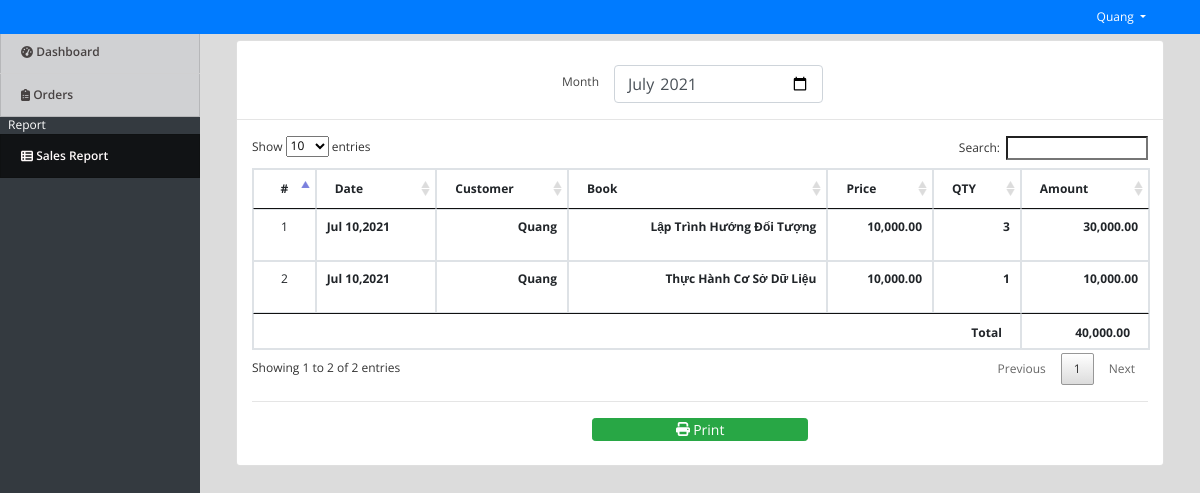
The app's page /admin/index.php?page=sales_report (signed in) with its own data.
### tables this page shows
CREATE TABLE `order_list` (
  `id` int(30) NOT NULL,
  `order_id` int(30) NOT NULL,
  `book_id` int(30) NOT NULL,
  `qty` int(30) NOT NULL,
  `price` float NOT NULL
);

CREATE TABLE `orders` (
  `id` int(30) NOT NULL,
  `customer_id` int(30) NOT NULL,
  `address` text NOT NULL,
  `total_amount` float NOT NULL,
  `status` tinyint(1) NOT NULL DEFAULT 0,
  `date_created` datetime NOT NULL DEFAULT current_timestamp()
);

CREATE TABLE `customers` (
  `id` int(30) NOT NULL,
  `name` text NOT NULL,
  `address` text NOT NULL,
  `contact` varchar(100) NOT NULL,
  `email` varchar(150) NOT NULL,
  `password` text NOT NULL,
  `date_created` datetime NOT NULL DEFAULT current_timestamp()
);

CREATE TABLE `books` (
  `id` int(30) NOT NULL,
  `category_ids` int(11) NOT NULL,
  `title` varchar(200) NOT NULL,
  `author` text NOT NULL,
  `description` text NOT NULL,
  `qty` int(11) NOT NULL,
  `price` float NOT NULL,
  `image_path` text NOT NULL,
  `date_created` datetime NOT NULL DEFAULT current_timestamp()
);

### admin/sales_report.php (the view, shortened to what this page needs)
<?php
    include 'db_connect.php';
    $month = isset($_GET['month']) ? $_GET['month'] : date('Y-m');
?>
<div class="container-fluid">
    <div class="col-lg-12">
        <div class="card">
            <div class="card_body">
            <div class="row justify-content-center pt-4">
                <label for="" class="mt-2">Month</label>
                <div class="col-sm-3">
                    <input type="month" name="month" id="month" value="<?php echo $month ?>" class="form-control">
                </div>
            </div>
            <hr>
            <div class="col-md-12">
                <table class="table table-bordered" id='report-list'>
                    <thead>
                        <tr>
                            <th class="text-center">#</th>
                            <th class="">Date</th>
                            <th class="">Customer</th>
                            <th class="">Book</th>
                            <th class="">Price</th>
                            <th class="">QTY</th>
                            <th class="">Amount</th>
                        </tr>
                    </thead>
                    <tbody>
                      <?php
                      $i = 1;
                      $total = 0;
                      $orders = $conn->query("SELECT o.*,c.name FROM orders o inner join customers c on c.id = o.customer_id where o.status = 1 and date_format(o.date_created,'%Y-%m') = '$month' order by unix_timestamp(o.date_created) asc ");
                      if($orders->num_rows > 0):
                      while($row = $orders->fetch_array()):
                        $items = $conn->query("SELECT o.*,b.title  FROM order_list o inner join books b on b.id=o.order_id where o.order_id = {$row['id']} ");
                      while($roww = $items->fetch_array()):
                        $total += $roww['price']*$roww['qty'];
                      ?>
                      <tr>
                        <td class="text-center"><?php echo $i++ ?></td>
                        <td>
                            <p> <b><?php echo date("M d,Y",strtotime($row['date_created'])) ?></b></p>
                        </td>
                        <td>
                            <p class="text-right"> <b><?php echo ucwords($row['name']) ?></b></p>
                        </td>
                        <td>
                            <p class="text-right"> <b><?php echo ucwords($roww['title']) ?></b></p>
                        </td>
                        <td>
                            <p class="text-right"> <b><?php echo number_format($roww['price'],2) ?></b></p>
                        </td>
                        <td>
                            <p class="text-right"> <b><?php echo $roww['qty'] ?></b></p>
                        </td>
                        <td>
                            <p class="text-right"> <b><?php echo number_format($roww['price']*$roww['qty'],2) ?></b></p>
                        </td>
                    </tr>
                    <?php
                        endwhile;
                    endwhile;
                        else:
                    ?>
                    <tr>
                            <th class="text-center" colspan="7">No Data.</th>
                    </tr>
                    <?php
                        endif;
                    ?>
                    </tbody>
                    <tfoot>
                        <tr>
                            <th colspan="6" class="text-right">Total</th>
                            <th class="text-right"><?php echo number_format($total,2) ?></th>
                        </tr>
                    </tfoot>
                </table>
                <hr>
                <div class="col-md-12 mb-4">
                    <center>
                        <button class="btn btn-success btn-sm col-sm-3" type="button" id="print"><i class="fa fa-print"></i> Print</button>
                    </center>
                </div>
            </div>
            </div>
        </div>
    </div>
</div>

### admin/assets/fullcalendar/main.css (style rules this page uses)
:root { --fc-daygrid-event-dot-width: 8px; }
:root { --fc-list-event-dot-width: 10px; --fc-list-event-hover-bg-color: #f5f5f5; }

### admin/assets/css/style.css (style rules this page uses)
body { font-family: "Open Sans", sans-serif; color: #444444; width: 100%; height: calc(100%); font-size: 12px; }
.justify-content-center { justify-content: center !important; }
.btn-sm { padding: .0001rem .2rem; }

### admin/index.php (style rules this page uses)
body { background: #80808045; }

### records on screen
order_list: order.date_created "Jul 10,2021", books.title "Lập Trình Hướng Đối Tượng", price "10,000.00", qty "3", $roww['price']*$roww['qty'] "30,000.00"
customers: name "Quang"
order_list: order.date_created "Jul 10,2021", books.title "Thực Hành Cơ Sở Dữ Liệu", price "10,000.00", qty "1", $roww['price']*$roww['qty'] "10,000.00"

### other values on screen
$_SESSION['login_name'] "Quang"
$total "40,000.00"
